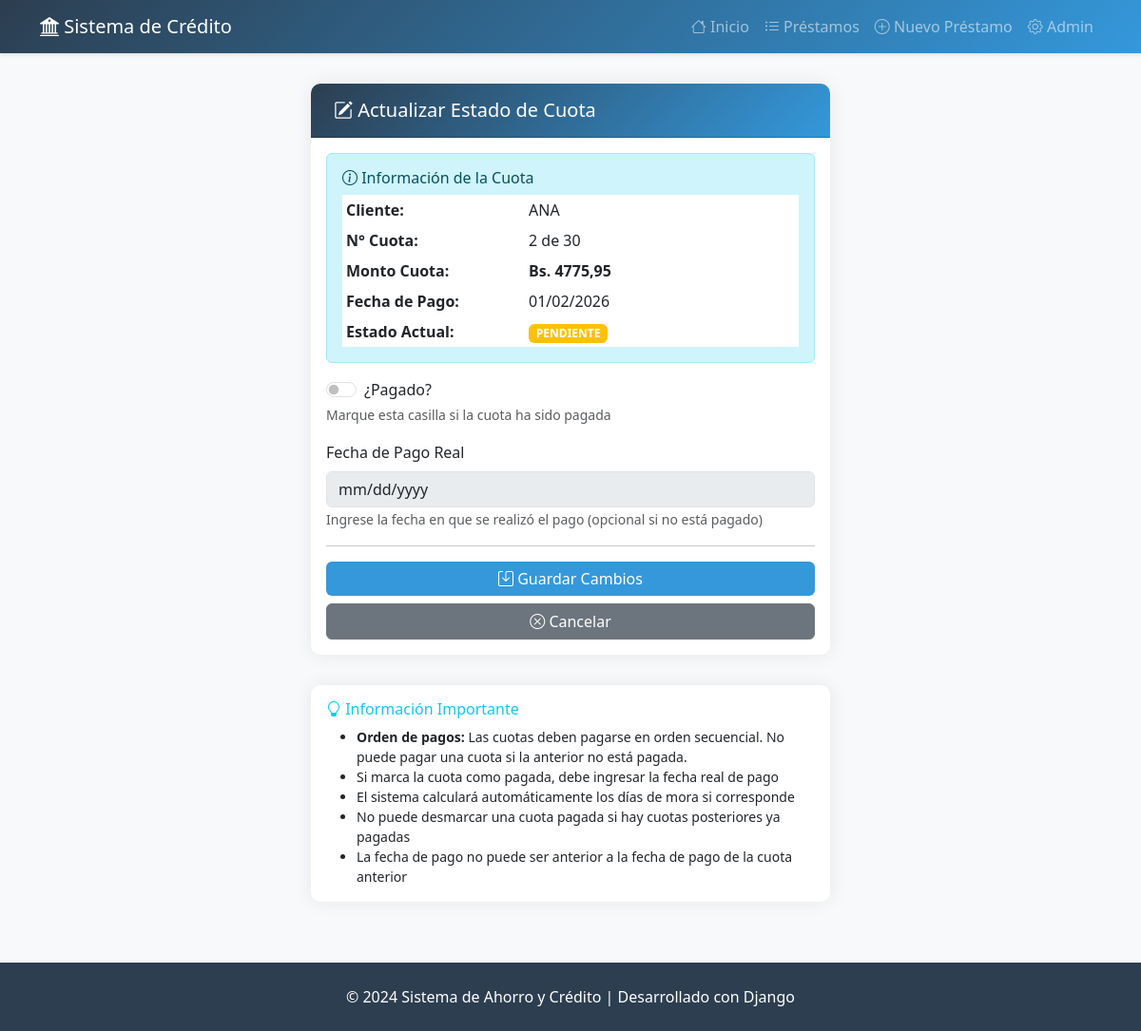
Page /amortizacion/47/actualizar/ on the earlier database version.
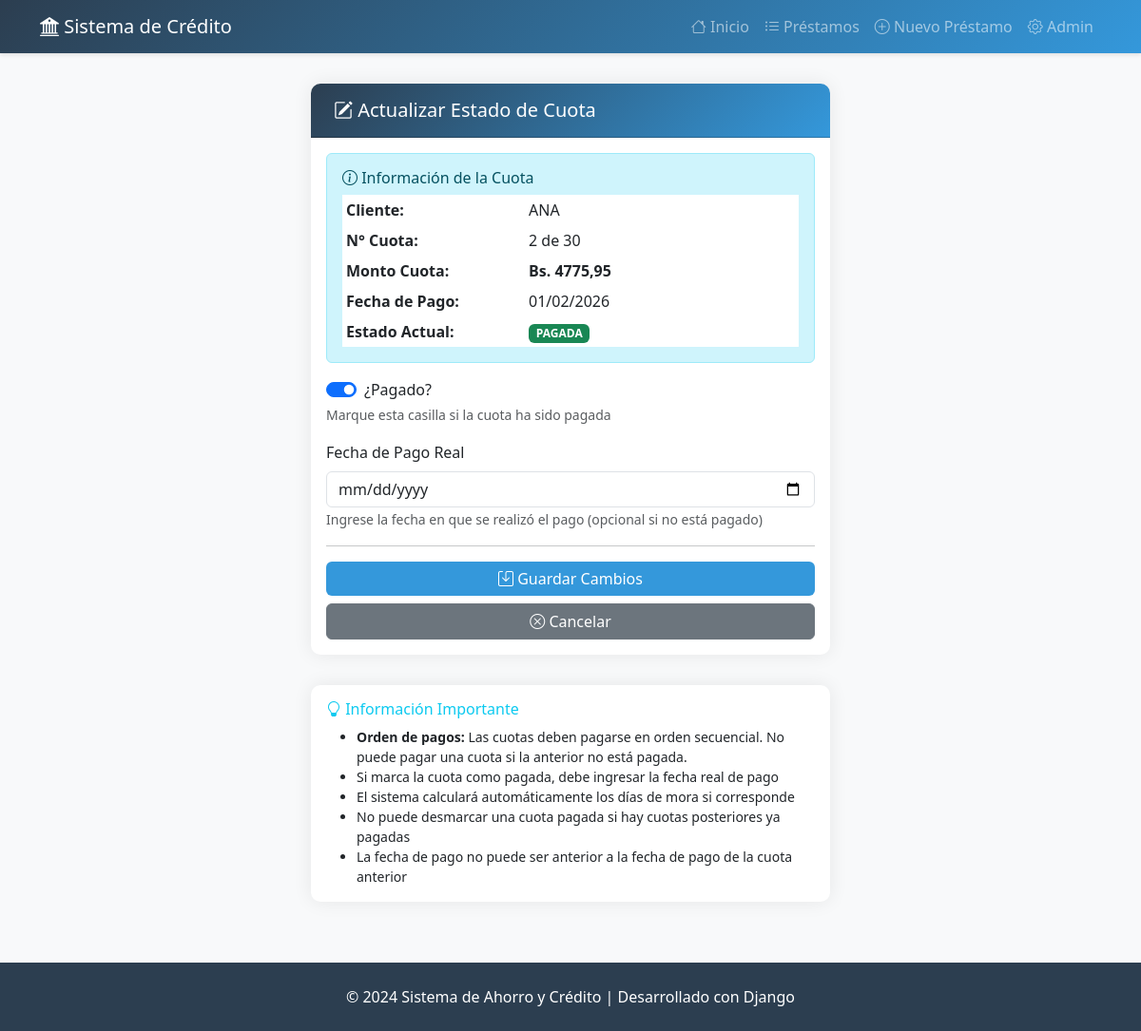
Same page on the later database version.
### creditos/models.py (models this page shows, shortened)
class Amortizacion(models.Model):
    prestamo = models.ForeignKey(
        Prestamo,
        on_delete=models.CASCADE,
        related_name='amortizaciones',
        verbose_name="Préstamo"
    )
    numero_cuota = models.PositiveIntegerField(verbose_name="N° Cuota")
    fecha_pago = models.DateField(verbose_name="Fecha de Pago")
    cuota = models.DecimalField(
        max_digits=12,
        decimal_places=2,
        verbose_name="Cuota"
    )
    capital = models.DecimalField(
        max_digits=12,
        decimal_places=2,
        verbose_name="Capital (Amortización)"
    )
    interes = models.DecimalField(
        max_digits=12,
        decimal_places=2,
        verbose_name="Interés"
    )
    saldo = models.DecimalField(
        max_digits=12,
        decimal_places=2,
        verbose_name="Saldo Restante"
    )
    pagado = models.BooleanField(default=False, verbose_name="¿Pagado?")
    fecha_pago_real = models.DateField(
        null=True,
        blank=True,
        verbose_name="Fecha de Pago Real"
    )
    class Meta:
        verbose_name = "Cuota de Amortización"
        verbose_name_plural = "Cuotas de Amortización"
        ordering = ['prestamo', 'numero_cuota']
        unique_together = ['prestamo', 'numero_cuota']
    @property
    def dias_mora(self):
        if self.pagado:
            return 0
        from datetime import date
        hoy = date.today()
        if hoy > self.fecha_pago:
            return (hoy - self.fecha_pago).days
        return 0
    @property
    def estado(self):
        if self.pagado:
            return "PAGADA"
        elif self.dias_mora > 0:
            return f"MORA ({self.dias_mora} días)"
        else:
            return "PENDIENTE"

### creditos/views.py (the view)
# urls.py: path('amortizacion/<int:pk>/actualizar/', views.amortizacion_actualizar, name='amortizacion_actualizar'),
def amortizacion_actualizar(request, pk):
    amortizacion = get_object_or_404(Amortizacion, pk=pk)
    cuota_anterior_pendiente = None
    if amortizacion.numero_cuota > 1:
        cuota_anterior_pendiente = Amortizacion.objects.filter(
            prestamo=amortizacion.prestamo,
            numero_cuota__lt=amortizacion.numero_cuota,
            pagado=False
        ).first()
    if request.method == 'POST':
        form = AmortizacionForm(request.POST, instance=amortizacion)
        if form.is_valid():
            form.save()
            messages.success(
                request,
                f'Cuota #{amortizacion.numero_cuota} actualizada exitosamente.'
            )
            return redirect('prestamo_detalle', pk=amortizacion.prestamo.pk)
        else:
            messages.error(request, 'Por favor corrija los errores en el formulario.')
    else:
        form = AmortizacionForm(instance=amortizacion)
    context = {
        'form': form,
        'amortizacion': amortizacion,
        'prestamo': amortizacion.prestamo,
        'cuota_anterior_pendiente': cuota_anterior_pendiente,
    }
    return render(request, 'creditos/amortizacion_form.html', context)

### creditos/forms.py (shortened to what this page needs)
class AmortizacionForm(forms.ModelForm):
    class Meta:
        model = Amortizacion
        fields = ['pagado', 'fecha_pago_real']
        widgets = {
            'pagado': forms.CheckboxInput(attrs={
                'class': 'form-check-input'
            }),
            'fecha_pago_real': forms.DateInput(attrs={
                'class': 'form-control',
                'type': 'date'
            }),
        }

### creditos/templates/creditos/amortizacion_form.html (shortened to what the changed rows need)
{% extends 'creditos/base.html' %}
{% block content %}
<div class="row justify-content-center">
    <div class="col-lg-6">
        <div class="card">
            <div class="card-body">
                <div class="alert alert-info">
                    <table class="table table-sm table-borderless mb-0">
                        <tr>
                            <th width="40%">Cliente:</th>
                        </tr>
                        <tr>
                            <th>N° Cuota:</th>
                            <td>{{ amortizacion.numero_cuota }} de {{ prestamo.plazo }}</td>
                        </tr>
                        <tr>
                            <th>Monto Cuota:</th>
                            <td><strong>Bs. {{ amortizacion.cuota|floatformat:2 }}</strong></td>
                        </tr>
                        <tr>
                            <th>Fecha de Pago:</th>
                            <td>{{ amortizacion.fecha_pago|date:"d/m/Y" }}</td>
                        </tr>
                        <tr>
                            <th>Estado Actual:</th>
                            <td>
                                {% if amortizacion.pagado %}
                                    <span class="badge bg-success">{{ amortizacion.estado }}</span>
                                {% elif amortizacion.dias_mora > 0 %}
                                    <span class="badge bg-danger">{{ amortizacion.estado }}</span>
                                {% else %}
                                    <span class="badge bg-warning">{{ amortizacion.estado }}</span>
                                {% endif %}
                            </td>
                        </tr>
                    </table>
                </div>
                <form method="POST">
                    <div class="mb-3">
                        <div class="form-check form-switch">
                            {{ form.pagado }}
                            <label class="form-check-label" for="{{ form.pagado.id_for_label }}">
                                {{ form.pagado.label }}
                            </label>
                        </div>
                    </div>
                    <div class="mb-3">
                        <label for="{{ form.fecha_pago_real.id_for_label }}" class="form-label">
                            {{ form.fecha_pago_real.label }}
                        </label>
                        {{ form.fecha_pago_real }}
                        <small class="form-text text-muted">
                            Ingrese la fecha en que se realizó el pago (opcional si no está pagado)
                        </small>
                    </div>
                </form>
            </div>
        </div>
    </div>
</div>
{% endblock %}

Differences in the rows shown:
changed Amortizacion: pagado "☐" → "☑"; estado "PENDIENTE" → "PAGADA"
